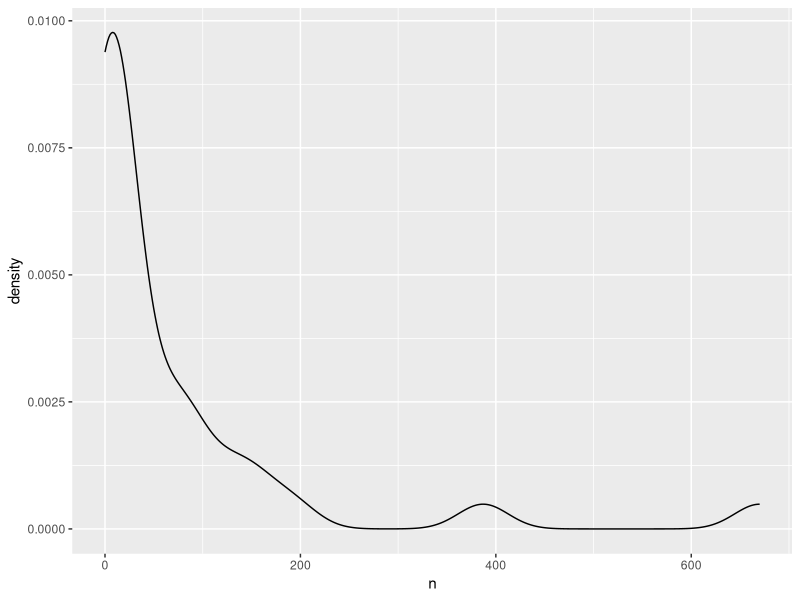
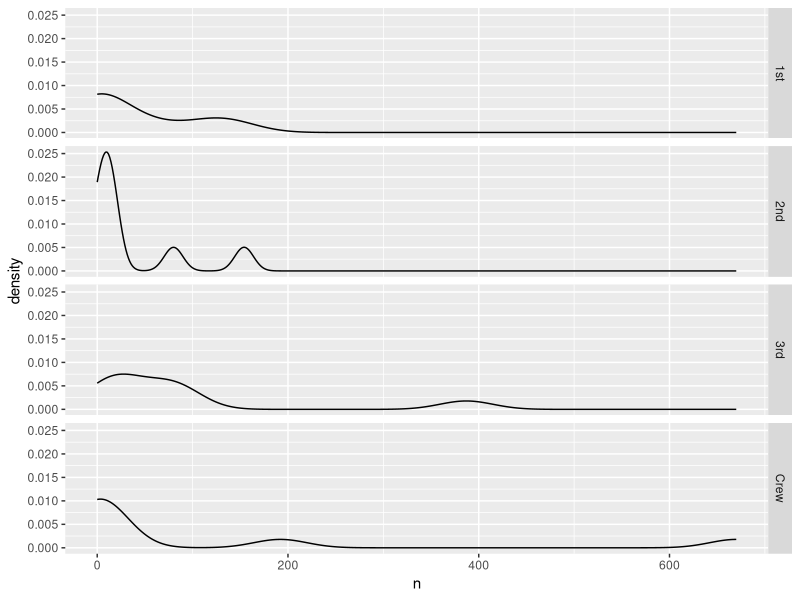
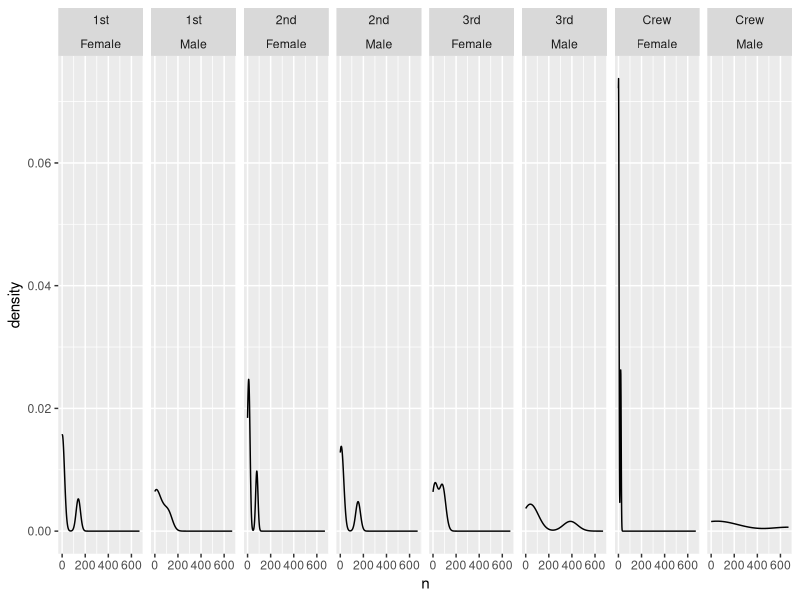
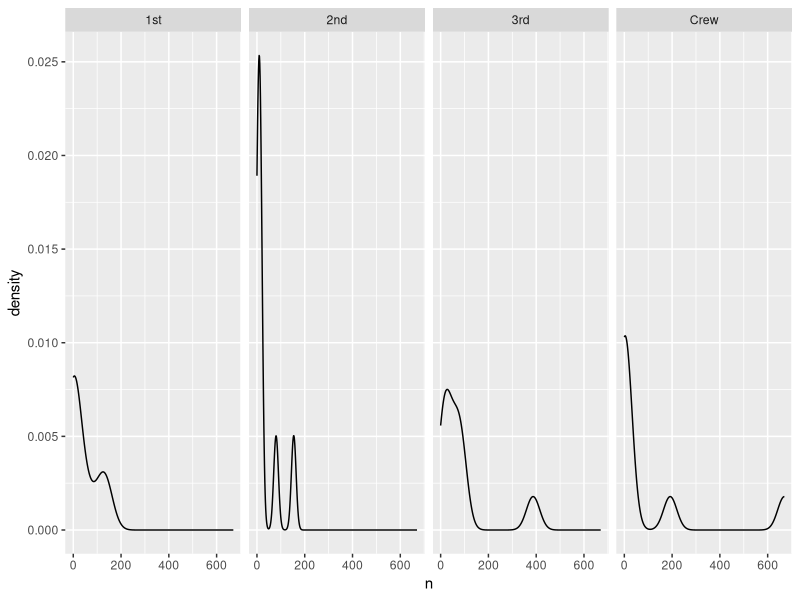
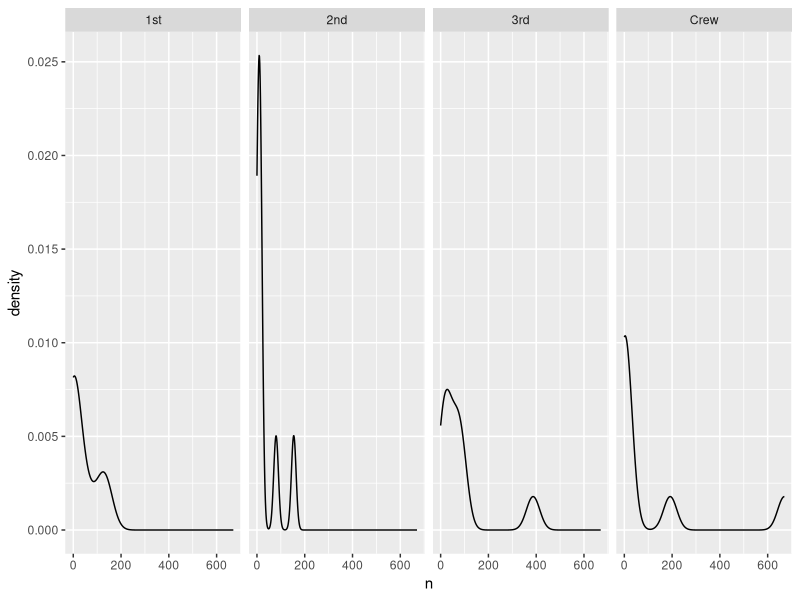
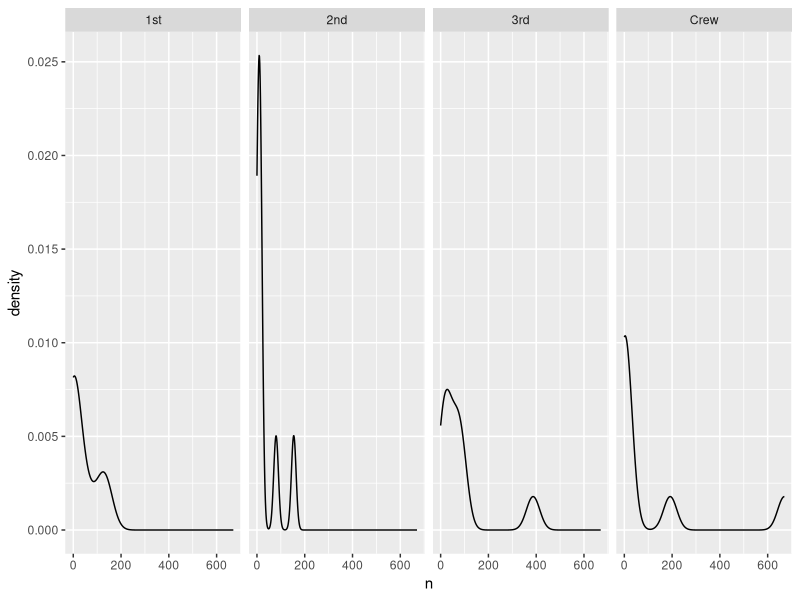
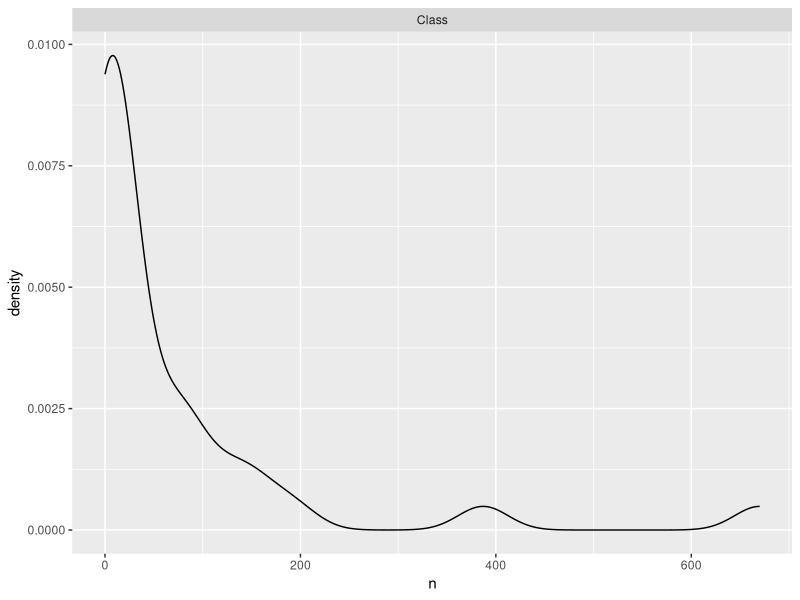

Generate these figures, in order, with R: (Note: this script raises an error after producing the figures.)
install.packages(c('dplyr', 'ggplot2'))
library(dplyr)
library(ggplot2)
library(rlang)
df <- datasets::Titanic |>  as_tibble()

plotTitanic <- function(.data, facet_row = NULL, facet_col = NULL) {
  ggplot(df, aes(x = n)) +
    geom_density() +
    facet_grid(
      cols = vars(!!!facet_col),
      rows = vars(!!!facet_row)
    )
}

# no facets
plotTitanic(df)

# facet_row by 1 variable
plotTitanic(df, facet_row = vars(Class))


# allows facet_col take multiple variables
plotTitanic(df, facet_col = vars(Class, Sex))
plotTitanic(df, facet_col = vars(Class))

# string input
plotTitanic(df, facet_col = vars(!!sym('Class'))) # correct

# symbolized string input
Class_obj <- 'Class'
plotTitanic(df, facet_col = vars(!!ensym(Class_obj)))
plotTitanic(df, facet_col = vars(!!Class_obj)) # why is this incorrect



# why is this incorrect
plotTitanic(df, facet_col = vars(sym('Class')))

# why is this incorrect
plotTitanic(df, facet_col = vars(enquo('Class')))


plotTitanic(df)

ggplot(df, aes(x = n)) +
  geom_density() +
  facet_grid(
    cols = vars(Class, Sex),
  )
